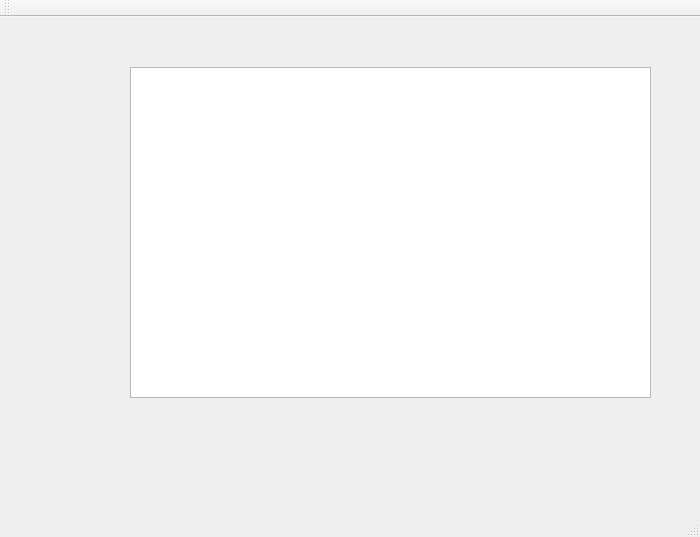
<?xml version="1.0" encoding="UTF-8"?>
<ui version="4.0">
 <class>MainWindow</class>
 <widget class="QMainWindow" name="MainWindow">
  <property name="geometry">
   <rect>
    <x>0</x>
    <y>0</y>
    <width>700</width>
    <height>537</height>
   </rect>
  </property>
  <property name="windowTitle">
   <string>MainWindow</string>
  </property>
  <widget class="QWidget" name="centralWidget">
   <widget class="QColumnView" name="columnView">
    <property name="geometry">
     <rect>
      <x>130</x>
      <y>50</y>
      <width>521</width>
      <height>331</height>
     </rect>
    </property>
   </widget>
  </widget>
  <widget class="QMenuBar" name="menuBar">
   <property name="geometry">
    <rect>
     <x>0</x>
     <y>0</y>
     <width>700</width>
     <height>22</height>
    </rect>
   </property>
  </widget>
  <widget class="QToolBar" name="mainToolBar">
   <attribute name="toolBarArea">
    <enum>TopToolBarArea</enum>
   </attribute>
   <attribute name="toolBarBreak">
    <bool>false</bool>
   </attribute>
  </widget>
  <widget class="QStatusBar" name="statusBar"/>
 </widget>
 <layoutdefault spacing="6" margin="11"/>
 <resources/>
 <connections/>
</ui>
